Frame 1 (no input): blank canvas, image omitted
Frame 60 (no input): blank canvas, image omitted
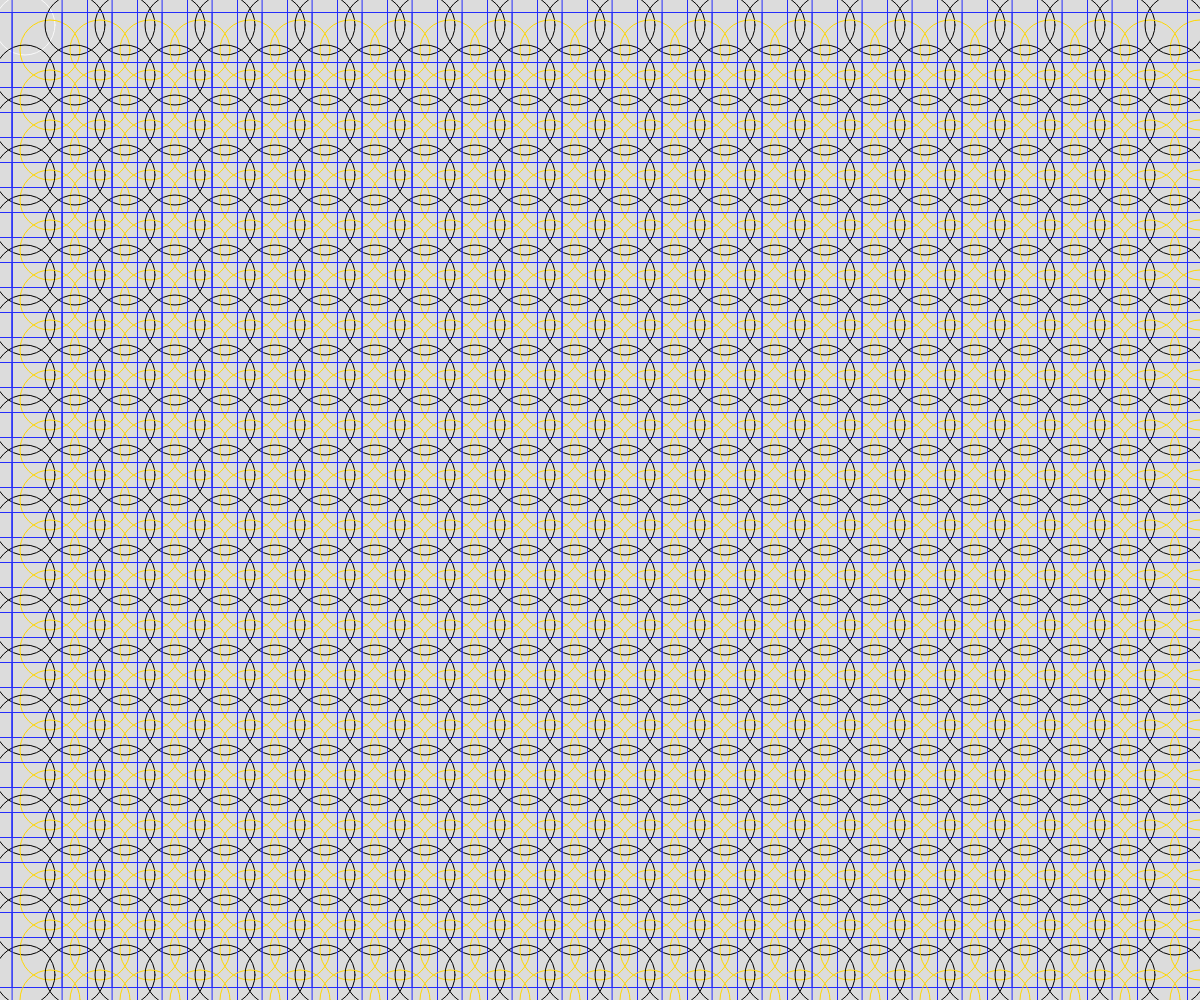
Frame 120 (the mouse pressed at the canvas centre since frame 60)

The p5.js sketch whose frames 1 and 60 were blank and that drew this single picture after the mouse press (run headless with seeded random() and noise() and a simulated clock; from frame 60 on, the mouse is pressed at the canvas centre):

// p5.js sketch
// ── sketch.js
function setup() {
  createCanvas(windowWidth, windowHeight);
}

function draw() {
  rectMode(CENTER)
  background(220);
  noFill()
  stroke(250,250,250);
  var w= mouseX/10
for(var j=0;j<height/50;j++)
{
  for(var i=0;i<width/50;i++)
  {
  
  
  ellipse(25+50*i,25+50*j,mouseX/10)
  stroke(37,45,250)
  rect(25+50*i,25+50*j,mouseY/4)
  stroke(255,215,0)
  ellipse(50+50*i,50+50*j,mouseX/10)
  stroke(1,0,0) 
  }
 }
}
